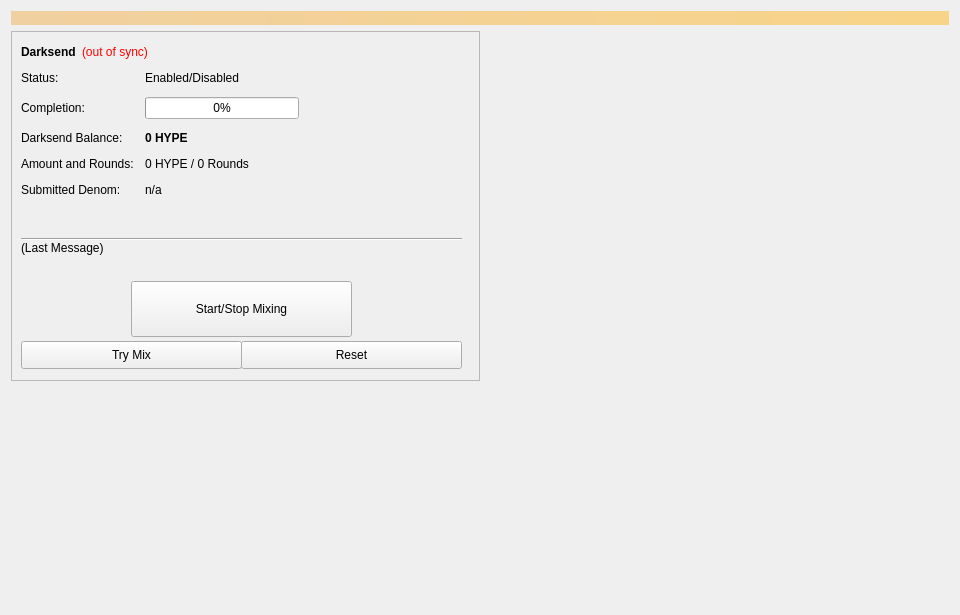
<?xml version="1.0" encoding="UTF-8"?>
<ui version="4.0">
 <class>Coinmix</class>
 <widget class="QWidget" name="Coinmix">
  <property name="geometry">
   <rect>
    <x>0</x>
    <y>0</y>
    <width>960</width>
    <height>615</height>
   </rect>
  </property>
  <property name="minimumSize">
   <size>
    <width>960</width>
    <height>0</height>
   </size>
  </property>
  <property name="windowTitle">
   <string>Form</string>
  </property>
  <layout class="QVBoxLayout" name="topLayout">
   <item>
    <widget class="QLabel" name="labelAlerts">
     <property name="visible">
      <bool>false</bool>
     </property>
     <property name="styleSheet">
      <string notr="true">background-color: qlineargradient(x1: 0, y1: 0, x2: 1, y2: 0, stop:0 #F0D0A0, stop:1 #F8D488); color:#000000;</string>
     </property>
     <property name="wordWrap">
      <bool>true</bool>
     </property>
     <property name="margin">
      <number>3</number>
     </property>
    </widget>
   </item>
   <item>
    <layout class="QHBoxLayout" name="horizontalLayout" stretch="1,1">
     <item>
      <layout class="QVBoxLayout" name="verticalLayout_2">
       <item>
        <widget class="QFrame" name="frameDarksend">
         <property name="minimumSize">
          <size>
           <width>0</width>
           <height>350</height>
          </size>
         </property>
         <property name="layoutDirection">
          <enum>Qt::LeftToRight</enum>
         </property>
         <property name="frameShape">
          <enum>QFrame::StyledPanel</enum>
         </property>
         <property name="frameShadow">
          <enum>QFrame::Raised</enum>
         </property>
         <widget class="QWidget" name="formLayoutWidget">
          <property name="geometry">
           <rect>
            <x>10</x>
            <y>40</y>
            <width>451</width>
            <height>161</height>
           </rect>
          </property>
          <layout class="QFormLayout" name="formLayout">
           <property name="fieldGrowthPolicy">
            <enum>QFormLayout::AllNonFixedFieldsGrow</enum>
           </property>
           <property name="horizontalSpacing">
            <number>11</number>
           </property>
           <property name="verticalSpacing">
            <number>12</number>
           </property>
           <item row="0" column="0">
            <widget class="QLabel" name="label_6">
             <property name="text">
              <string>Status:</string>
             </property>
            </widget>
           </item>
           <item row="1" column="0">
            <widget class="QLabel" name="label_7">
             <property name="text">
              <string>Completion:</string>
             </property>
            </widget>
           </item>
           <item row="1" column="1">
            <widget class="QProgressBar" name="DarksendProgress">
             <property name="maximumSize">
              <size>
               <width>154</width>
               <height>16777215</height>
              </size>
             </property>
             <property name="value">
              <number>0</number>
             </property>
            </widget>
           </item>
           <item row="2" column="0">
            <widget class="QLabel" name="labelAnonymizedText">
             <property name="text">
              <string>Darksend Balance:</string>
             </property>
            </widget>
           </item>
           <item row="2" column="1">
            <widget class="QLabel" name="labelAnonymized">
             <property name="font">
              <font>
               <weight>75</weight>
               <bold>true</bold>
              </font>
             </property>
             <property name="text">
              <string notr="true">0 HYPE</string>
             </property>
            </widget>
           </item>
           <item row="3" column="0">
            <widget class="QLabel" name="label_8">
             <property name="text">
              <string>Amount and Rounds:</string>
             </property>
            </widget>
           </item>
           <item row="3" column="1">
            <widget class="QLabel" name="labelAmountRounds">
             <property name="text">
              <string>0 HYPE / 0 Rounds</string>
             </property>
            </widget>
           </item>
           <item row="4" column="0">
            <widget class="QLabel" name="label_9">
             <property name="text">
              <string>Submitted Denom:</string>
             </property>
            </widget>
           </item>
           <item row="4" column="1">
            <widget class="QLabel" name="labelSubmittedDenom">
             <property name="toolTip">
              <string>The denominations you submitted to the Masternode.&lt;br&gt;To mix, other users must submit the exact same denominations.</string>
             </property>
             <property name="text">
              <string>n/a</string>
             </property>
            </widget>
           </item>
           <item row="0" column="1">
            <widget class="QLabel" name="DarksendEnabled">
             <property name="text">
              <string>Enabled/Disabled</string>
             </property>
            </widget>
           </item>
          </layout>
         </widget>
         <widget class="QPushButton" name="runAutoDenom">
          <property name="geometry">
           <rect>
            <x>251</x>
            <y>17</y>
            <width>1</width>
            <height>1</height>
           </rect>
          </property>
          <property name="palette">
           <palette>
            <active>
             <colorrole role="WindowText">
              <brush brushstyle="SolidPattern">
               <color alpha="255">
                <red>0</red>
                <green>0</green>
                <blue>0</blue>
               </color>
              </brush>
             </colorrole>
             <colorrole role="Button">
              <brush brushstyle="SolidPattern">
               <color alpha="255">
                <red>239</red>
                <green>238</green>
                <blue>238</blue>
               </color>
              </brush>
             </colorrole>
             <colorrole role="Light">
              <brush brushstyle="SolidPattern">
               <color alpha="255">
                <red>255</red>
                <green>255</green>
                <blue>255</blue>
               </color>
              </brush>
             </colorrole>
             <colorrole role="Midlight">
              <brush brushstyle="SolidPattern">
               <color alpha="255">
                <red>247</red>
                <green>246</green>
                <blue>246</blue>
               </color>
              </brush>
             </colorrole>
             <colorrole role="Dark">
              <brush brushstyle="SolidPattern">
               <color alpha="255">
                <red>119</red>
                <green>119</green>
                <blue>119</blue>
               </color>
              </brush>
             </colorrole>
             <colorrole role="Mid">
              <brush brushstyle="SolidPattern">
               <color alpha="255">
                <red>159</red>
                <green>159</green>
                <blue>159</blue>
               </color>
              </brush>
             </colorrole>
             <colorrole role="Text">
              <brush brushstyle="SolidPattern">
               <color alpha="255">
                <red>0</red>
                <green>0</green>
                <blue>0</blue>
               </color>
              </brush>
             </colorrole>
             <colorrole role="BrightText">
              <brush brushstyle="SolidPattern">
               <color alpha="255">
                <red>255</red>
                <green>255</green>
                <blue>255</blue>
               </color>
              </brush>
             </colorrole>
             <colorrole role="ButtonText">
              <brush brushstyle="SolidPattern">
               <color alpha="255">
                <red>0</red>
                <green>0</green>
                <blue>0</blue>
               </color>
              </brush>
             </colorrole>
             <colorrole role="Base">
              <brush brushstyle="SolidPattern">
               <color alpha="255">
                <red>255</red>
                <green>255</green>
                <blue>255</blue>
               </color>
              </brush>
             </colorrole>
             <colorrole role="Window">
              <brush brushstyle="SolidPattern">
               <color alpha="255">
                <red>239</red>
                <green>238</green>
                <blue>238</blue>
               </color>
              </brush>
             </colorrole>
             <colorrole role="Shadow">
              <brush brushstyle="SolidPattern">
               <color alpha="255">
                <red>0</red>
                <green>0</green>
                <blue>0</blue>
               </color>
              </brush>
             </colorrole>
             <colorrole role="AlternateBase">
              <brush brushstyle="SolidPattern">
               <color alpha="255">
                <red>247</red>
                <green>246</green>
                <blue>246</blue>
               </color>
              </brush>
             </colorrole>
             <colorrole role="ToolTipBase">
              <brush brushstyle="SolidPattern">
               <color alpha="255">
                <red>255</red>
                <green>255</green>
                <blue>220</blue>
               </color>
              </brush>
             </colorrole>
             <colorrole role="ToolTipText">
              <brush brushstyle="SolidPattern">
               <color alpha="255">
                <red>0</red>
                <green>0</green>
                <blue>0</blue>
               </color>
              </brush>
             </colorrole>
            </active>
            <inactive>
             <colorrole role="WindowText">
              <brush brushstyle="SolidPattern">
               <color alpha="255">
                <red>0</red>
                <green>0</green>
                <blue>0</blue>
               </color>
              </brush>
             </colorrole>
             <colorrole role="Button">
              <brush brushstyle="SolidPattern">
               <color alpha="255">
                <red>239</red>
                <green>238</green>
                <blue>238</blue>
               </color>
              </brush>
             </colorrole>
             <colorrole role="Light">
              <brush brushstyle="SolidPattern">
               <color alpha="255">
                <red>255</red>
                <green>255</green>
                <blue>255</blue>
               </color>
              </brush>
             </colorrole>
             <colorrole role="Midlight">
              <brush brushstyle="SolidPattern">
               <color alpha="255">
                <red>247</red>
                <green>246</green>
                <blue>246</blue>
               </color>
              </brush>
             </colorrole>
             <colorrole role="Dark">
              <brush brushstyle="SolidPattern">
               <color alpha="255">
                <red>119</red>
                <green>119</green>
                <blue>119</blue>
               </color>
              </brush>
             </colorrole>
             <colorrole role="Mid">
              <brush brushstyle="SolidPattern">
               <color alpha="255">
                <red>159</red>
                <green>159</green>
                <blue>159</blue>
               </color>
              </brush>
             </colorrole>
             <colorrole role="Text">
              <brush brushstyle="SolidPattern">
               <color alpha="255">
                <red>0</red>
                <green>0</green>
                <blue>0</blue>
               </color>
              </brush>
             </colorrole>
             <colorrole role="BrightText">
              <brush brushstyle="SolidPattern">
               <color alpha="255">
                <red>255</red>
                <green>255</green>
                <blue>255</blue>
               </color>
              </brush>
             </colorrole>
             <colorrole role="ButtonText">
              <brush brushstyle="SolidPattern">
               <color alpha="255">
                <red>0</red>
                <green>0</green>
                <blue>0</blue>
               </color>
              </brush>
             </colorrole>
             <colorrole role="Base">
              <brush brushstyle="SolidPattern">
               <color alpha="255">
                <red>255</red>
                <green>255</green>
                <blue>255</blue>
               </color>
              </brush>
             </colorrole>
             <colorrole role="Window">
              <brush brushstyle="SolidPattern">
               <color alpha="255">
                <red>239</red>
                <green>238</green>
                <blue>238</blue>
               </color>
              </brush>
             </colorrole>
             <colorrole role="Shadow">
              <brush brushstyle="SolidPattern">
               <color alpha="255">
                <red>0</red>
                <green>0</green>
                <blue>0</blue>
               </color>
              </brush>
             </colorrole>
             <colorrole role="AlternateBase">
              <brush brushstyle="SolidPattern">
               <color alpha="255">
                <red>247</red>
                <green>246</green>
                <blue>246</blue>
               </color>
              </brush>
             </colorrole>
             <colorrole role="ToolTipBase">
              <brush brushstyle="SolidPattern">
               <color alpha="255">
                <red>255</red>
                <green>255</green>
                <blue>220</blue>
               </color>
              </brush>
             </colorrole>
             <colorrole role="ToolTipText">
              <brush brushstyle="SolidPattern">
               <color alpha="255">
                <red>0</red>
                <green>0</green>
                <blue>0</blue>
               </color>
              </brush>
             </colorrole>
            </inactive>
            <disabled>
             <colorrole role="WindowText">
              <brush brushstyle="SolidPattern">
               <color alpha="255">
                <red>119</red>
                <green>119</green>
                <blue>119</blue>
               </color>
              </brush>
             </colorrole>
             <colorrole role="Button">
              <brush brushstyle="SolidPattern">
               <color alpha="255">
                <red>239</red>
                <green>238</green>
                <blue>238</blue>
               </color>
              </brush>
             </colorrole>
             <colorrole role="Light">
              <brush brushstyle="SolidPattern">
               <color alpha="255">
                <red>255</red>
                <green>255</green>
                <blue>255</blue>
               </color>
              </brush>
             </colorrole>
             <colorrole role="Midlight">
              <brush brushstyle="SolidPattern">
               <color alpha="255">
                <red>247</red>
                <green>246</green>
                <blue>246</blue>
               </color>
              </brush>
             </colorrole>
             <colorrole role="Dark">
              <brush brushstyle="SolidPattern">
               <color alpha="255">
                <red>119</red>
                <green>119</green>
                <blue>119</blue>
               </color>
              </brush>
             </colorrole>
             <colorrole role="Mid">
              <brush brushstyle="SolidPattern">
               <color alpha="255">
                <red>159</red>
                <green>159</green>
                <blue>159</blue>
               </color>
              </brush>
             </colorrole>
             <colorrole role="Text">
              <brush brushstyle="SolidPattern">
               <color alpha="255">
                <red>119</red>
                <green>119</green>
                <blue>119</blue>
               </color>
              </brush>
             </colorrole>
             <colorrole role="BrightText">
              <brush brushstyle="SolidPattern">
               <color alpha="255">
                <red>255</red>
                <green>255</green>
                <blue>255</blue>
               </color>
              </brush>
             </colorrole>
             <colorrole role="ButtonText">
              <brush brushstyle="SolidPattern">
               <color alpha="255">
                <red>119</red>
                <green>119</green>
                <blue>119</blue>
               </color>
              </brush>
             </colorrole>
             <colorrole role="Base">
              <brush brushstyle="SolidPattern">
               <color alpha="255">
                <red>239</red>
                <green>238</green>
                <blue>238</blue>
               </color>
              </brush>
             </colorrole>
             <colorrole role="Window">
              <brush brushstyle="SolidPattern">
               <color alpha="255">
                <red>239</red>
                <green>238</green>
                <blue>238</blue>
               </color>
              </brush>
             </colorrole>
             <colorrole role="Shadow">
              <brush brushstyle="SolidPattern">
               <color alpha="255">
                <red>0</red>
                <green>0</green>
                <blue>0</blue>
               </color>
              </brush>
             </colorrole>
             <colorrole role="AlternateBase">
              <brush brushstyle="SolidPattern">
               <color alpha="255">
                <red>239</red>
                <green>238</green>
                <blue>238</blue>
               </color>
              </brush>
             </colorrole>
             <colorrole role="ToolTipBase">
              <brush brushstyle="SolidPattern">
               <color alpha="255">
                <red>255</red>
                <green>255</green>
                <blue>220</blue>
               </color>
              </brush>
             </colorrole>
             <colorrole role="ToolTipText">
              <brush brushstyle="SolidPattern">
               <color alpha="255">
                <red>0</red>
                <green>0</green>
                <blue>0</blue>
               </color>
              </brush>
             </colorrole>
            </disabled>
           </palette>
          </property>
          <property name="focusPolicy">
           <enum>Qt::NoFocus</enum>
          </property>
          <property name="autoFillBackground">
           <bool>true</bool>
          </property>
          <property name="text">
           <string/>
          </property>
          <property name="flat">
           <bool>true</bool>
          </property>
         </widget>
         <widget class="QPushButton" name="toggleDarksend">
          <property name="geometry">
           <rect>
            <x>120</x>
            <y>250</y>
            <width>221</width>
            <height>56</height>
           </rect>
          </property>
          <property name="sizePolicy">
           <sizepolicy hsizetype="MinimumExpanding" vsizetype="Fixed">
            <horstretch>0</horstretch>
            <verstretch>0</verstretch>
           </sizepolicy>
          </property>
          <property name="text">
           <string>Start/Stop Mixing</string>
          </property>
         </widget>
         <widget class="Line" name="lineLastMessage">
          <property name="geometry">
           <rect>
            <x>10</x>
            <y>200</y>
            <width>441</width>
            <height>16</height>
           </rect>
          </property>
          <property name="orientation">
           <enum>Qt::Horizontal</enum>
          </property>
         </widget>
         <widget class="QLabel" name="DarksendStatus">
          <property name="geometry">
           <rect>
            <x>10</x>
            <y>210</y>
            <width>451</width>
            <height>43</height>
           </rect>
          </property>
          <property name="minimumSize">
           <size>
            <width>288</width>
            <height>43</height>
           </size>
          </property>
          <property name="text">
           <string>(Last Message)</string>
          </property>
          <property name="alignment">
           <set>Qt::AlignLeading|Qt::AlignLeft|Qt::AlignTop</set>
          </property>
          <property name="wordWrap">
           <bool>true</bool>
          </property>
         </widget>
         <widget class="QPushButton" name="DarksendAuto">
          <property name="geometry">
           <rect>
            <x>10</x>
            <y>310</y>
            <width>221</width>
            <height>28</height>
           </rect>
          </property>
          <property name="sizePolicy">
           <sizepolicy hsizetype="MinimumExpanding" vsizetype="Fixed">
            <horstretch>0</horstretch>
            <verstretch>0</verstretch>
           </sizepolicy>
          </property>
          <property name="toolTip">
           <string>Try to manually submit a Darksend request.</string>
          </property>
          <property name="text">
           <string>Try Mix</string>
          </property>
         </widget>
         <widget class="QPushButton" name="DarksendReset">
          <property name="geometry">
           <rect>
            <x>230</x>
            <y>310</y>
            <width>221</width>
            <height>28</height>
           </rect>
          </property>
          <property name="sizePolicy">
           <sizepolicy hsizetype="MinimumExpanding" vsizetype="Fixed">
            <horstretch>0</horstretch>
            <verstretch>0</verstretch>
           </sizepolicy>
          </property>
          <property name="toolTip">
           <string>Reset the current status of Darksend (can interrupt Darksend if it's in the process of Mixing, which can cost you money!)</string>
          </property>
          <property name="autoFillBackground">
           <bool>false</bool>
          </property>
          <property name="text">
           <string>Reset</string>
          </property>
         </widget>
         <widget class="QWidget" name="layoutWidget">
          <property name="geometry">
           <rect>
            <x>10</x>
            <y>10</y>
            <width>431</width>
            <height>22</height>
           </rect>
          </property>
          <layout class="QHBoxLayout" name="horizontalLayout_5">
           <item>
            <widget class="QLabel" name="label_2">
             <property name="font">
              <font>
               <weight>75</weight>
               <bold>true</bold>
              </font>
             </property>
             <property name="text">
              <string>Darksend</string>
             </property>
            </widget>
           </item>
           <item>
            <widget class="QLabel" name="labelDarksendSyncStatus">
             <property name="toolTip">
              <string>The displayed information may be out of date. Your wallet automatically synchronizes with the HYPE network after a connection is established, but this process has not completed yet.</string>
             </property>
             <property name="styleSheet">
              <string notr="true">QLabel { color: red; }</string>
             </property>
             <property name="text">
              <string notr="true">(out of sync)</string>
             </property>
             <property name="alignment">
              <set>Qt::AlignLeading|Qt::AlignLeft|Qt::AlignVCenter</set>
             </property>
            </widget>
           </item>
           <item>
            <spacer name="horizontalSpacer_4">
             <property name="orientation">
              <enum>Qt::Horizontal</enum>
             </property>
             <property name="sizeHint" stdset="0">
              <size>
               <width>40</width>
               <height>20</height>
              </size>
             </property>
            </spacer>
           </item>
          </layout>
         </widget>
        </widget>
       </item>
       <item>
        <spacer name="verticalSpacer">
         <property name="orientation">
          <enum>Qt::Vertical</enum>
         </property>
         <property name="sizeHint" stdset="0">
          <size>
           <width>20</width>
           <height>40</height>
          </size>
         </property>
        </spacer>
       </item>
      </layout>
     </item>
     <item>
      <layout class="QVBoxLayout" name="verticalLayout_3">
       <item>
        <spacer name="verticalSpacer_2">
         <property name="orientation">
          <enum>Qt::Vertical</enum>
         </property>
         <property name="sizeType">
          <enum>QSizePolicy::Expanding</enum>
         </property>
         <property name="sizeHint" stdset="0">
          <size>
           <width>20</width>
           <height>40</height>
          </size>
         </property>
        </spacer>
       </item>
      </layout>
     </item>
    </layout>
   </item>
  </layout>
 </widget>
 <resources/>
 <connections/>
</ui>
